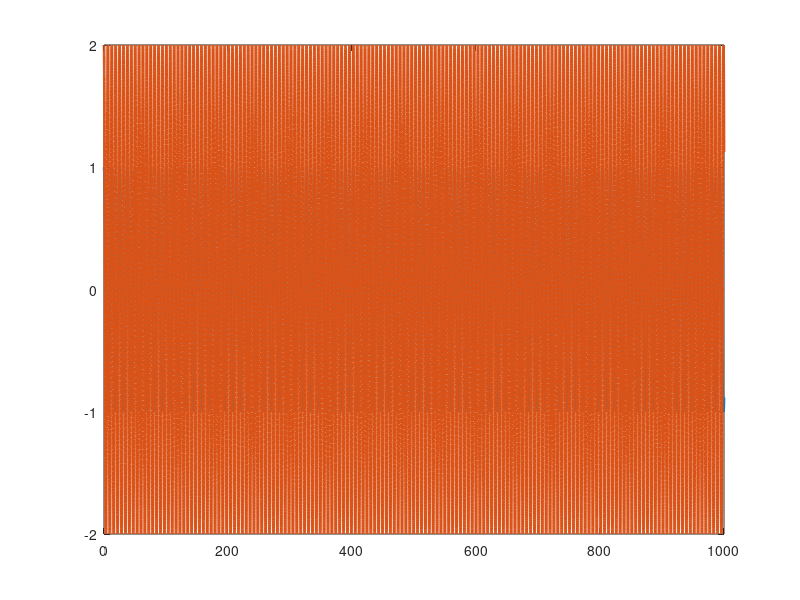

MATLAB code for this plot: (Note: this script raises an error after producing the figure.)
function traditional
close all
%Set up parameters for sim
p1       = 3.473;
p2       = 0.196;
p3       = 0.242;
f1       = 5.3;
f2       = 1.1;

% Stacked parameter vector
theta    = [p1;p2;p3;f1;f2];

% Simulation final time
tf   = 1000;

% Initial condition vector (X0 must be same size and "form" as X and XDot below)
% (i.e., in this sim, X0 = [e0;r0;thetahat0])
X0   = [4;10;3;2;1;1;1;1;1];

% Options for integration function
opts = odeset('RelTol',1e-3,'AbsTol',1e-3);
% Integrate (you can send the paramters theta to the dynamics as seen below)
[t,STATES] = ode45(@(t,X) tradynamics(t,X,theta),[0 tf],X0,opts);
% Set up desired trajectory data for plots (enter desired trajectory for your simulation)
qd = [cos(0.5*t) 2*cos(t)]';

% Parse integrated states (STATES is the same "form" as X0)
% (i.e., in this sim, STATES = [e r thetahat] over all time);
e  = STATES(:,1:2)';
r  = STATES(:,3:4)';
thetaHat = STATES(:,5:9)';

% Compute x from e and xd for plotting purposes
q  = e + qd;
% Plot the actual vs desired trajectories
figure(1)
plot(t,qd,'-','LineWidth',2)
hold on
ax = gca;
ax.ColorOrderIndex = 1;
plot(t,q,':','LineWidth',2)
hold off

% Plot the filtered tracking error
figure(2)
plot(t,r,'--','LineWidth',2)

% Plot the adaptive estimates vs actual parameters
figure(3)
plot(t,repmat(theta,1,length(t)),'-','LineWidth',2)
hold on
ax = gca;
ax.ColorOrderIndex = 1;
plot(t,thetaHat,':','LineWidth',2)
hold off

figure(4)
plot(t,thetaHat-repmat(theta,1,length(t)),'-','LineWidth',2)

index = 0;
tau = [0;0];
for i = t
    global tau;
    index = index+1;
    qd       = [cos(0.5*i);2*cos(i)];
    qdDot    = [-0.5*sin(0.5*i); -2*sin(i)];   %Enter the expression
    qdDotDot = [-0.25*cos(0.5*i); -2*cos(i)];  %Enter the expression 
    cd2       = cos(qd(2));
    sd2       = sin(qd(2));
    yd11      = qdDotDot(1); %Enter the expression
    yd12      = qdDotDot(2); %Enter the expression
    yd13      = 2*cd2*qdDotDot(1)+cd2*qdDotDot(2)-sd2*qdDot(2)*qdDot(1)-sd2*(qdDot(1)+qdDot(2))*qdDot(2); %Enter the expression
    yd14      = qdDot(1); %Enter the expression
    yd15      = 0; %Enter the expression
    yd21      = 0; %Enter the expression
    yd22      = qdDotDot(1)+qdDotDot(2); %Enter the expression
    yd23      = cd2*qdDotDot(1)+sd2*qdDot(1)*qdDot(1); %Enter the expression
    yd24      = 0; %Enter the expression
    yd25      = qdDot(2); %Enter the expression
    Yd       = [yd11 yd12 yd13 yd14 yd15;yd21 yd22 yd23 yd24 yd25];
    K        = 5;
    u        = -K*r(:,index) - e(:,index) + Yd*thetaHat(:,index);
    tau = horzcat(tau,u);

end
tausize = size(tau);
length_ = 1:tausize(2);
figure(5)
plot(length_,tau,'--','LineWidth',2)

function [XDot] = tradynamics(t,X,theta)

% Parse parameter vector
p1 = theta(1);
p2 = theta(2);
p3 = theta(3);
f1 = theta(4);
f2 = theta(5);

% Select gains for controller
K        = 5; %Enter a number
a        = 1.5; %Enter a number

% Desired trajectory and needed derivatives
qd       = [cos(0.5*t);2*cos(t)];
qdDot    = [-0.5*sin(0.5*t); -2*sin(t)];   %Enter the expression
qdDotDot = [-0.25*cos(0.5*t); -2*cos(t)];  %Enter the expression 

% Parse current states (X is the same size and "form" as X0)
% (i.e., in this sim, X = [e;r;thetahat])
e        = [X(1);X(2)];
r        = [X(3);X(4)];
thetaHat = [X(5);X(6);X(7);X(8);X(9)];

% Compute current x and xDot for convenience
q        = e + qd;
qDot     = r - a*e + qdDot;

% Compute cos(x2) and sin(x2) for convenience
c2       = cos(q(2));
s2       = sin(q(2));

% Compute current matrices for the dynamics
M        = [p1 + 2*p3*c2 p2 + p3*c2;p2 + p3*c2 p2];
Vm       = [-p3*s2*qDot(2) -p3*s2*(qDot(1) + qDot(2));p3*s2*qDot(1) 0];
fd       = [f1 0;0 f2];

% Compute current regression matrix
cd2       = cos(qd(2));
sd2       = sin(qd(2));
yd11      = qdDotDot(1); %Enter the expression
yd12      = qdDotDot(2); %Enter the expression
yd13      = 2*cd2*qdDotDot(1)+cd2*qdDotDot(2)-sd2*qdDot(2)*qdDot(1)-sd2*(qdDot(1)+qdDot(2))*qdDot(2); %Enter the expression
yd14      = qdDot(1); %Enter the expression
yd15      = 0; %Enter the expression
yd21      = 0; %Enter the expression
yd22      = qdDotDot(1)+qdDotDot(2); %Enter the expression
yd23      = cd2*qdDotDot(1)+sd2*qdDot(1)*qdDot(1); %Enter the expression
yd24      = 0; %Enter the expression
yd25      = qdDot(2); %Enter the expression
Yd       = [yd11 yd12 yd13 yd14 yd15;yd21 yd22 yd23 yd24 yd25];

% u        = -K*r + M*qdDotDot + Vm*qDot + fd*qDot; %Enter the expression
% u        = -K*r - e
u        = -K*r + Yd*thetaHat;
% Compute current closed-loop dynamics
eDot        = r - a*e;
rDot        = a*eDot + M\(-Vm*qDot-fd*qDot+u) - qdDotDot; %Enter the expression
gamma = eye([5,5]);
thetaHatDot = -gamma*Yd.'*r; %Enter the expression

% Stacked dynamics vector (XDot is the same size and "form" as X)
XDot        = [eDot;rDot;thetaHatDot];
